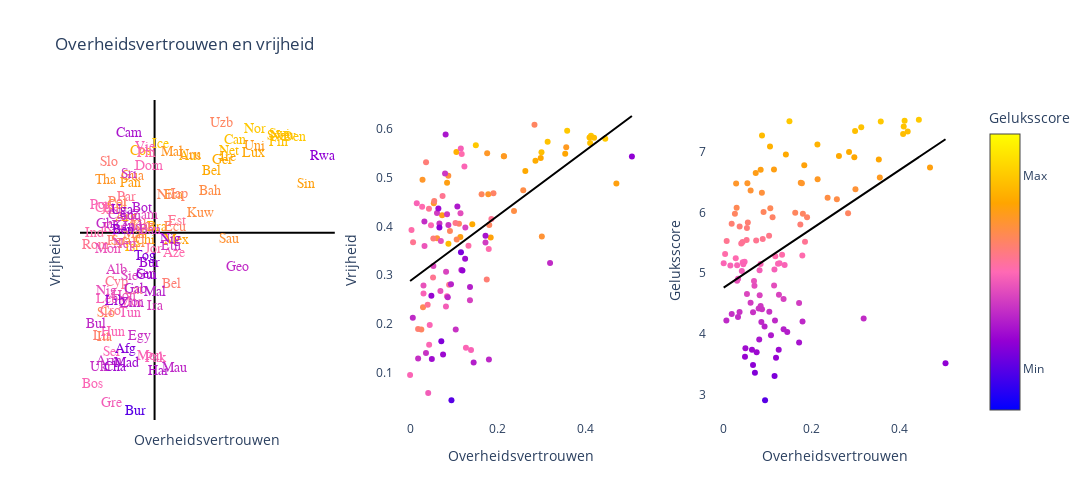

This figure's notebook cell:
### Markdown cell above
<div style="text-align:center; font-size:30px; font-family:'Comic Sans MS'; font-weight:bold; margin:50px 0;">
<span style="color:#FFB4EE">S</span><span style="color:#FF6B00">t</span><span style="color:#FFA433">e</span><span style="color:#FFD525">l</span><span style="color:#B3BD3B">l</span><span style="color:#A0CAC9">i</span><span style="color:#FFB4EE">n</span><span style="color:#FF6B00">g</span><span style="color:#FFA433">:</span>
</div>



<div style="text-align:center; font-weight:bold; color: black; margin:50px 0; -webkit-text-stroke: 2px blue;">
Vrijheid die een overheid kan bieden aan haar volk, heeft een positieve invloed op de gelukzaligheid van haar burgers.
</div>

### Code cell
import pandas as pd
import plotly.graph_objects as go
import plotly.express as px
import matplotlib.pyplot as plt
import matplotlib.colors as mcolors
from matplotlib.colors import LinearSegmentedColormap
from plotly.subplots import make_subplots
from scipy.stats import linregress

# Lees het CSV-bestand met gegevens over landen
df = pd.read_csv(r"C:\Users\tatum\Desktop\Informatievisualisatie\datasetgroot.csv")

# Bereken de gemiddelde geluksscore, het gemiddelde overheidsvertrouwen en de gemiddelde vrijheid
mean_happiness = df['happiness_score'].mean()
mean_trust = df['government_trust'].mean()
mean_freedom = df['freedom'].mean()

# Centreer de gegevens rond het nulpunt
df['happiness_score_centered'] = df['happiness_score'] - mean_happiness
df['government_trust_centered'] = df['government_trust'] - mean_trust
df['freedom_centered'] = df['freedom'] - mean_freedom

# Create a custom colormap that goes from blue to purple to pink to orange to yellow
cmap = LinearSegmentedColormap.from_list('BluePurplePinkOrangeYellow', ['#0000ff', '#9400d3', '#ff69b4', '#ffa500', '#ffff00'])
norm = plt.Normalize(vmin=df['happiness_score'].min() - 1, vmax=df['happiness_score'].max() + 1)
df['happiness_color'] = df['happiness_score'].apply(lambda x: cmap(norm(x)))

# Convert the RGBA values to a valid CSS color string
df['happiness_color'] = df['happiness_color'].apply(lambda x: mcolors.to_hex(x))

# Maak een figuur met een aangepaste grootte en drie subplots
fig = make_subplots(rows=1, cols=3)

# Plot the gegevens als tekst in plaats van punten met een grotere tekstgrootte en aangepaste lettertype voor de eerste subplot
for i, row in df.iterrows():
    fig.add_trace(go.Scatter(
        x=[row['government_trust_centered']],
        y=[row['freedom_centered']],
        mode='text',
        text=[row['Country'][:3]],
        hovertext=[row['Country']],
        textposition='bottom center',
        textfont=dict(
            size=14,
            color=row['happiness_color'],
            family='Arial Black'
        ),
        hovertemplate='<b>%{hovertext}</b>',
        hoverlabel=dict(
            bgcolor='white',
            font=dict(
                size=16,
                color=row['happiness_color']
            )
        )
    ), row=1, col=1)

# Plot the correlation between freedom and government trust for the second subplot
fig.add_trace(go.Scatter(
    x=df['government_trust'],
    y=df['freedom'],
    mode='markers',
    marker=dict(
        color=df['happiness_color']
    ),
    showlegend=False,
    hovertemplate='<b>%{hovertext}</b>',
    hoverlabel=dict(
        bgcolor='white',
        font=dict(
            size=16,
            color=row['happiness_color']
        )
    )
), row=1, col=2)

# Calculate the linear regression between freedom and government trust and add a correlation line to the second subplot
slope, intercept, r_value, p_value, std_err = linregress(df['government_trust'], df['freedom'])
fig.add_trace(go.Scatter(
    x=df['government_trust'],
    y=slope * df['government_trust'] + intercept,
    mode='lines',
    line=dict(
        color='black'
    ),
    showlegend=False,
), row=1, col=2)

# Plot the correlation between government trust and happiness for the third subplot
fig.add_trace(go.Scatter(
    x=df['government_trust'],
    y=df['happiness_score'],
    mode='markers',
    marker=dict(
        color=df['happiness_color']
    ),
    showlegend=False,
    hovertemplate='<b>%{hovertext}</b>',
    hoverlabel=dict(
        bgcolor='white',
        font=dict(
            size=16,
            color=row['happiness_color']
        )
    )
), row=1, col=3)

# Calculate the linear regression between government trust and happiness and add a correlation line to the third subplot
slope, intercept, r_value, p_value, std_err = linregress(df['government_trust'], df['happiness_score'])
fig.add_trace(go.Scatter(
    x=df['government_trust'],
    y=slope * df['government_trust'] + intercept,
    mode='lines',
    line=dict(
        color='black'
    ),
    showlegend=False,
), row=1, col=3)

# Add a colorbar to the figure
fig.add_trace(go.Scatter(
    x=[None],
    y=[None],
    mode='markers',
    marker=dict(
        size=1,
        color=df['happiness_score'],
        colorscale=[[0, '#0000ff'], [0.25, '#9400d3'], [0.5, '#ff69b4'], [0.75, '#ffa500'], [1, '#ffff00']],
        cmin=df['happiness_score'].min() - 1,
        cmax=df['happiness_score'].max() + 1,
        showscale=True,
        colorbar=dict(
            title='Geluksscore',
            tickvals=[df['happiness_score'].min(), df['happiness_score'].max()],
            ticktext=['Min', 'Max']
        )
    ),
    showlegend=False
))

# Pas de opmaak van de plot aan
fig.update_layout(
    title='Overheidsvertrouwen en vrijheid',
    showlegend=False,
    xaxis=dict(
        title='Overheidsvertrouwen',
        zeroline=True,
        zerolinecolor='black',
        showline=False,
        showgrid=False,
        linecolor='black',
        mirror=True,
        showticklabels=False
    ),
    yaxis=dict(
        title='Vrijheid',
        zeroline=True,
        zerolinecolor='black',
        showline=False,
        showgrid=False,
        linecolor='black',
        mirror=True,
        showticklabels=False
    ),
    xaxis2=dict(
        title='Overheidsvertrouwen'
    ),
    yaxis2=dict(
        title='Vrijheid'
    ),
    xaxis3=dict(
        title='Overheidsvertrouwen'
    ),
    yaxis3=dict(
        title='Geluksscore'
    ),
    plot_bgcolor='white',
    paper_bgcolor='white',
    width=1200,
    height=500
)

# Toon de interactieve plot
fig.show()
